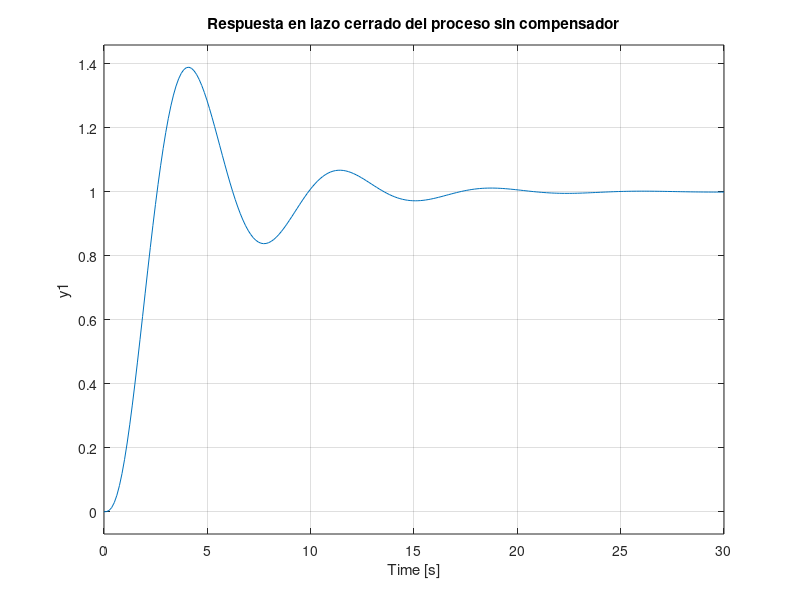
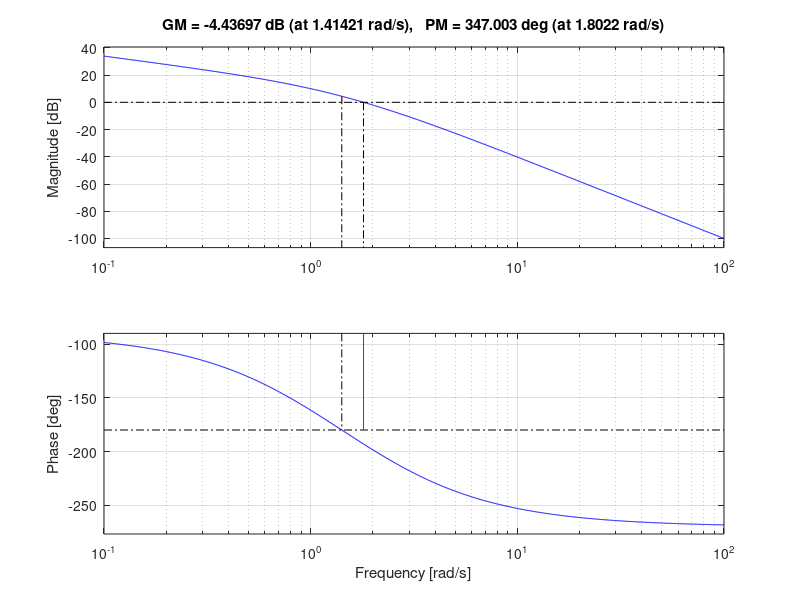
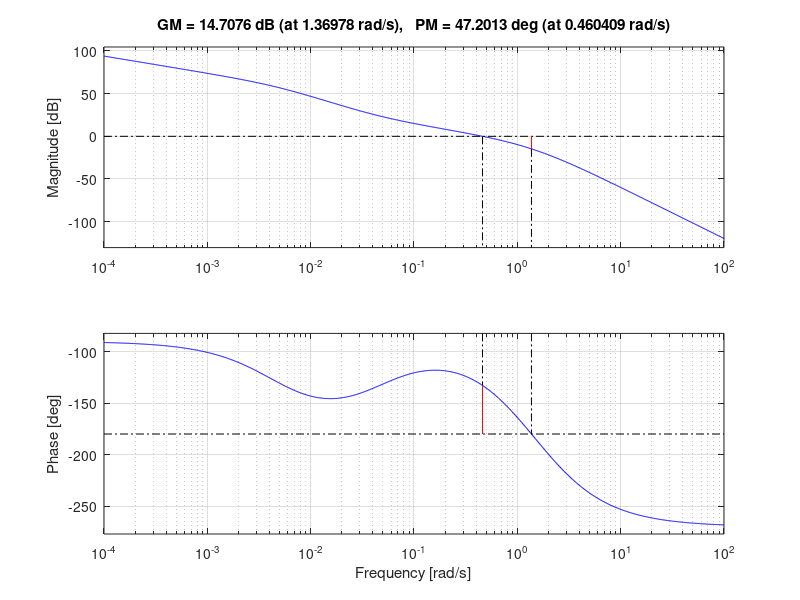
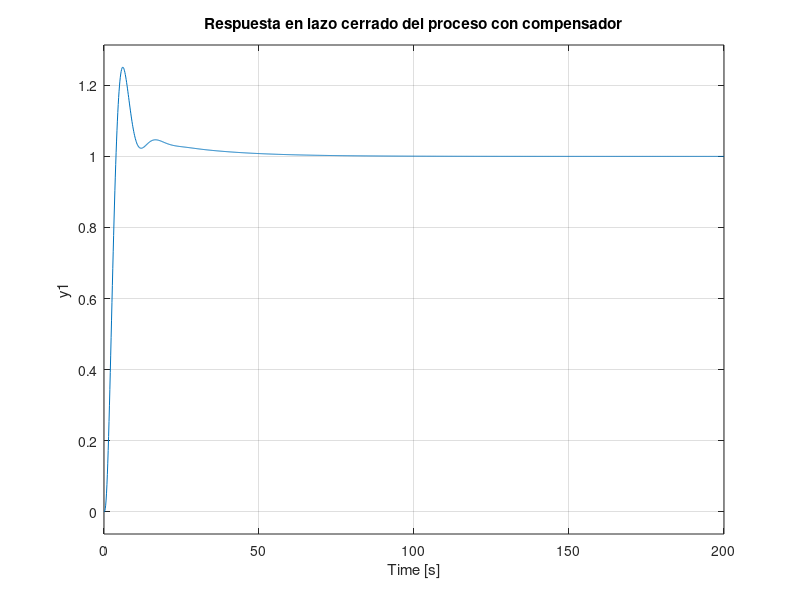

Here is the MATLAB script that generated these plots, in order:
clc
clear
close all


%------proceso
den=conv([1 0],[1 1]);
den= conv([0.5 1], den);
g=tf(1,den);
g_cl=feedback(g,1);
step(g_cl)
title('Respuesta en lazo cerrado del proceso sin compensador')


%---------encontrar el MF y MG de K*G(s)
K=5;
g1=5*g;
figure
margin(g1)

%-------se encuentra la nueva frecuencia de cruce de ganancia---
w=0.46;%0.56;%0.63;

%-------a partir de w se encuentra la ubicacion del cero y el polo--
%---G_c(s)=Kc*(s+z)/(s+p)---> z=1/T, p=-1/(BT) 
% selecionar un w una decada antes de la frecuencia de cruce de ganancia
w=w*0.1;
T=1/w;
z=1/T;
%calcular B---- -20log(B)=db necesarios para llevar la magniutd a 0 db en
%la nueva frecuencia de cruce de ganancia
%%-20log(B)=-16;
%%-20log(B)=-17;  sumando 5° al MF
%%-20log(B)=-19;  sumando 12° al MF
B=10^(19.7/20);
p=1/(T*B);
Kc=K/B;
gc=Kc*tf([1 z],[1 p]);

s_comp=gc*g;
figure
margin(s_comp)
s_comp_clo=feedback(s_comp,1);
figure
step(s_comp_clo)
title('Respuesta en lazo cerrado del proceso con compensador')


figure
step(s_comp_clo,'k')
hold on
step(g_cl,'b')
legend('compensado','no compensado')

figure
pzmap(s_comp_clo)



